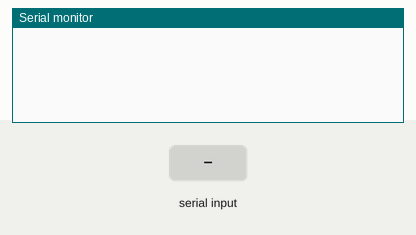
Recording of a sketch running on a simulated Arduino Uno, built with avr-gcc and run on an emulated ATmega328P. Parts: the last lines printed to the serial monitor. Inputs (shaded band) come from the test bench.

Above: at 1.2 s.
1.3 s: "1 1\n" received over Serial
At 2.2 s:
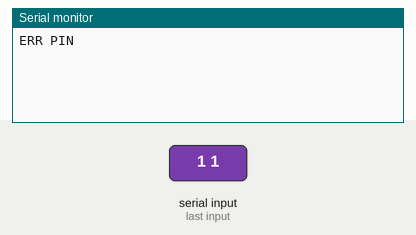
2.8 s: "1\n" received over Serial
At 3.3 s:
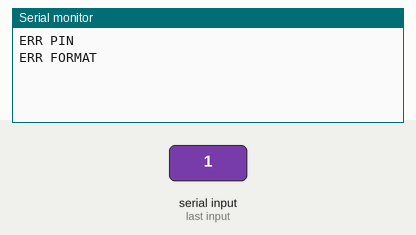

Measured:
- after the input at 1.3 s, the serial monitor: prints a new line at once (image 1)
- after the input at 2.8 s, the serial monitor: prints a new line at once (image 2)

The sketch:

03_serial_set_pin_state.ino
```cpp
// V3: Read two numbers: <pin> <state>. Set LED. State must be 0 or 1.
void setup() {
  Serial.begin(115200);
}
void loop() {
  if (Serial.available()) {
    String line = Serial.readStringUntil('\n');
    line.trim();
    int sp = line.indexOf(' ');
    if (sp < 0) { Serial.println("ERR FORMAT"); return; }
    int pin = line.substring(0, sp).toInt();
    String s2 = line.substring(sp + 1);
    s2.trim();
    if (pin < 2 || pin > 13) { Serial.println("ERR PIN"); return; }
    if (s2 != "0" && s2 != "1") { Serial.println("ERR VAL"); return; }
    int val = (s2 == "1") ? HIGH : LOW;
    pinMode(pin, OUTPUT);
    digitalWrite(pin, val);
    Serial.print("SET "); Serial.print(pin); Serial.print(" = "); Serial.println(val == HIGH ? 1 : 0);
  }
}
```
